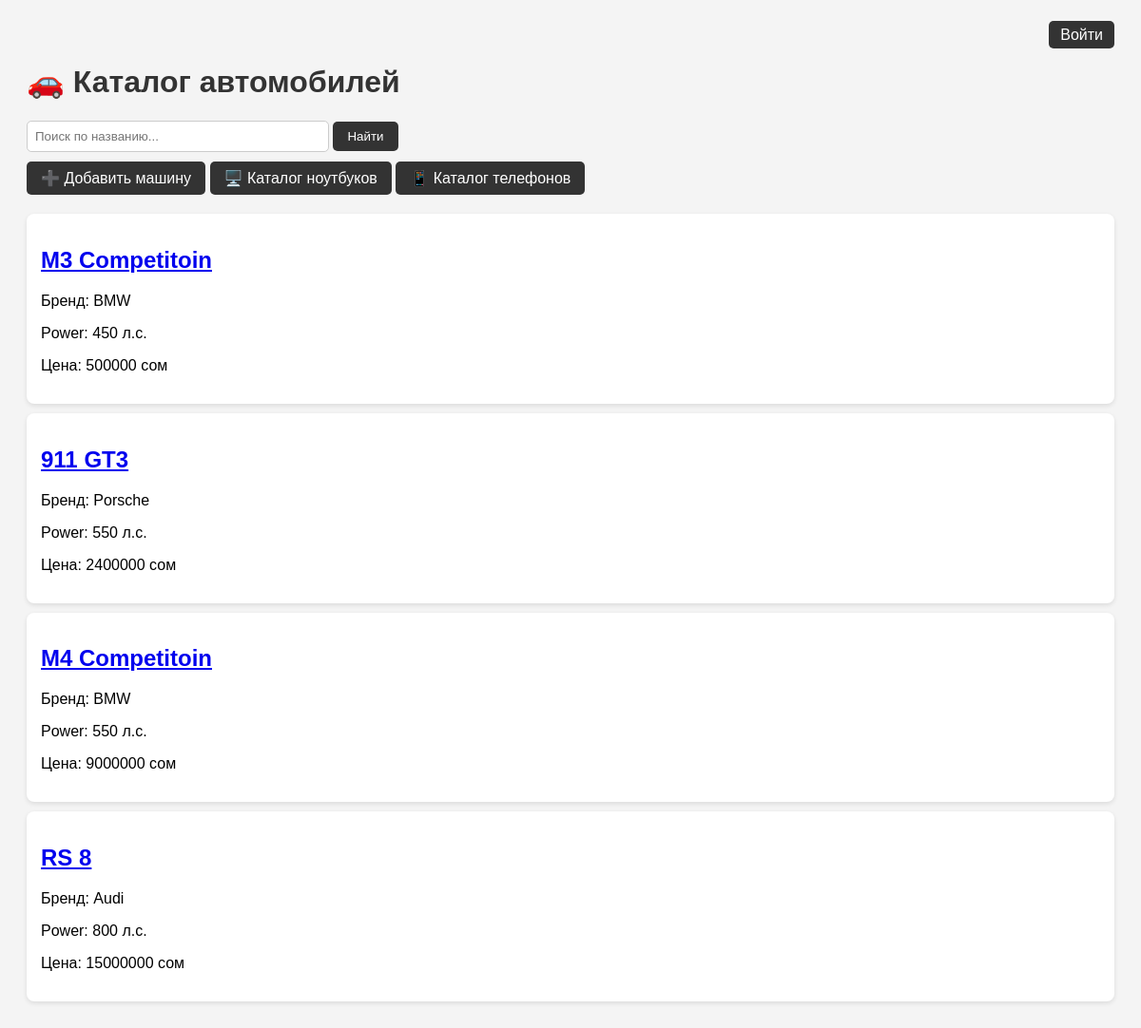
Screenshot of /cars/ with the database file from the repository.
### cars/models.py (models this page shows, shortened)
class Car(models.Model):
    name = models.CharField(max_length=100)   # название
    brand = models.CharField(max_length=50)   # бренд
    power = models.IntegerField()              # мощность (л.с.)
    price = models.IntegerField()              # цена

### cars/views.py (the view)
# urls.py: path('', views.car_list, name='car_list'),
def car_list(request):
    query = request.GET.get('q', '') # берём параметр q из URL
    if query:
        cars = Car.objects.filter(
            name__icontains=query # ищем по названию (без учёта регистра)
        ) | Car.objects.filter(
            brand__icontains=query # ищем по бренду (без учёта регистра)
        )
    else:
        cars = Car.objects.all()
    return render(request, 'cars/car_list.html', {
        'cars': cars,
        'query': query, # передаём текущий запрос в шаблон
        })

### cars/templates/cars/car_list.html (shortened to what this page needs)
<!DOCTYPE html>
<html>
<head>
</head>
<body>
    <div style="text-align: right; margin-bottom: 10px;">
        {% if user.is_authenticated %}
            <span>👤 {{ user.username }}</span>
            <a href="/accounts/logout/" style="
                margin-left: 10px;
                padding: 6px 12px;
                background: #e74c3c;
                color: white;
                border-radius: 5px;
                text-decoration: none;
            ">Выйти</a>
        {% else %}
            <a href="/accounts/login/" style="
                padding: 6px 12px;
                background: #333;
                color: white;
                border-radius: 5px;
                text-decoration: none;
            ">Войти</a>
        {% endif %}
    </div>
    <h1>🚗 Каталог автомобилей</h1>
    <form method="GET">
        <input
            type="text"
            name="q"
            value="{{ query }}"
            placeholder="Поиск по названию..."
            style="padding: 8px; width: 300px; border-radius: 5px; border: 1px solid #ccc;"
        >
        <button
            type="submit"
            style="padding: 8px 15px; border-radius: 5px; background: #333; color: white; border: none; cursor: pointer;"
        >
            Найти
        </button>
    </form>
    <a href="/cars/create/" style="
    display: inline-block;
    margin: 10px 0;
    padding: 8px 15px;
    background: #333;
    color: white;
    border-radius: 5px;
    text-decoration: none;
    ">➕ Добавить машину</a>
    <a href="/laptops/" style="
    display: inline-block;
    margin: 10px 0;
    padding: 8px 15px;
    background: #333;
    color: white;
    border-radius: 5px;
    text-decoration: none;
    ">🖥️ Каталог ноутбуков</a>
    <a href="/phones/" style="
    display: inline-block;
    margin: 10px 0;
    padding: 8px 15px;
    background: #333;
    color: white;
    border-radius: 5px;
    text-decoration: none;
    ">📱 Каталог телефонов</a>
    {% for car in cars %}
        <div class="card">
            <h2>
                <a href="/cars/{{ car.id }}/">{{ car.name }}</a>
            </h2>
            <p>Бренд: {{ car.brand }}</p>
            <p>Power: {{ car.power }} л.с.</p>
            <p>Цена: {{ car.price }} сом</p>
        </div>
    {% endfor %}
</body>
</html>

### cars/templates/cars/car_list.html (style rules this page uses)
body { font-family: Arial; padding: 20px; background: #f4f4f4; }
h1 { color: #333; }
.card { background: white; padding: 15px; margin: 10px 0; border-radius: 8px; box-shadow: 0 2px 5px rgba(0,0,0,0.1); }

### rows the page displays
Car: name "M3 Competitoin", brand "BMW", power "450", price "500000"
Car: name "911 GT3", brand "Porsche", power "550", price "2400000"
Car: name "M4 Competitoin", brand "BMW", power "550", price "9000000"
Car: name "RS 8", brand "Audi", power "800", price "15000000"
